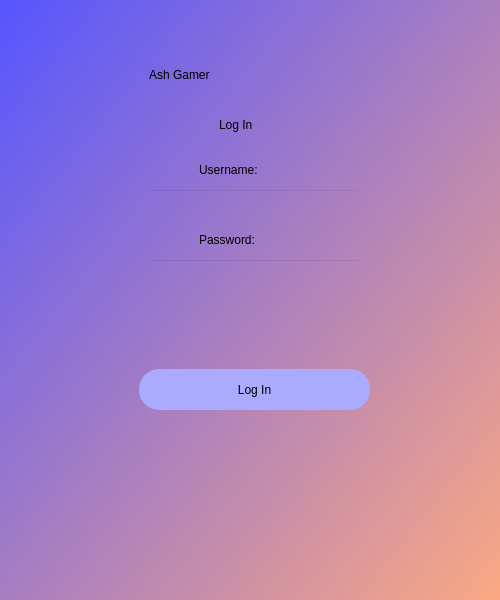
<?xml version="1.0" encoding="UTF-8"?>
<ui version="4.0">
 <class>Dialog</class>
 <widget class="QDialog" name="Dialog">
  <property name="geometry">
   <rect>
    <x>0</x>
    <y>0</y>
    <width>500</width>
    <height>600</height>
   </rect>
  </property>
  <property name="windowTitle">
   <string>Dialog</string>
  </property>
  <widget class="QWidget" name="widget" native="true">
   <property name="geometry">
    <rect>
     <x>-1</x>
     <y>-1</y>
     <width>501</width>
     <height>631</height>
    </rect>
   </property>
   <property name="styleSheet">
    <string notr="true">QWidget#widget{

background-color:qlineargradient(spread:pad, x1:0, y1:0, x2:1, y2:1, stop:0 rgba(85, 85, 255, 255), stop:1 rgba(255, 170, 127, 255))}</string>
   </property>
   <widget class="QLabel" name="label">
    <property name="geometry">
     <rect>
      <x>150</x>
      <y>40</y>
      <width>271</width>
      <height>71</height>
     </rect>
    </property>
    <property name="styleSheet">
     <string notr="true">

font: 36pt &quot;Franklin Gothic Demi Cond&quot;;</string>
    </property>
    <property name="text">
     <string>Ash Gamer</string>
    </property>
   </widget>
   <widget class="QLabel" name="label_2">
    <property name="geometry">
     <rect>
      <x>220</x>
      <y>90</y>
      <width>201</width>
      <height>71</height>
     </rect>
    </property>
    <property name="styleSheet">
     <string notr="true">font: 14pt &quot;MS Shell Dlg 2&quot;;

</string>
    </property>
    <property name="text">
     <string>Log In</string>
    </property>
   </widget>
   <widget class="QPushButton" name="loginlogin">
    <property name="geometry">
     <rect>
      <x>140</x>
      <y>370</y>
      <width>231</width>
      <height>41</height>
     </rect>
    </property>
    <property name="styleSheet">
     <string notr="true">border-radius:20px;
font: 14pt &quot;Malgun Gothic&quot;;

background-color: rgb(170, 170, 255);</string>
    </property>
    <property name="text">
     <string>Log In</string>
    </property>
   </widget>
   <widget class="QLineEdit" name="userf">
    <property name="geometry">
     <rect>
      <x>150</x>
      <y>190</y>
      <width>211</width>
      <height>31</height>
     </rect>
    </property>
    <property name="styleSheet">
     <string notr="true">background-color:rgba(0,0,0,0);</string>
    </property>
   </widget>
   <widget class="QLineEdit" name="passf">
    <property name="geometry">
     <rect>
      <x>150</x>
      <y>260</y>
      <width>211</width>
      <height>31</height>
     </rect>
    </property>
    <property name="styleSheet">
     <string notr="true">background-color:rgba(0,0,0,0);</string>
    </property>
   </widget>
   <widget class="QLabel" name="label_3">
    <property name="geometry">
     <rect>
      <x>200</x>
      <y>160</y>
      <width>201</width>
      <height>21</height>
     </rect>
    </property>
    <property name="styleSheet">
     <string notr="true">font: 14pt &quot;MS Shell Dlg 2&quot;;

</string>
    </property>
    <property name="text">
     <string>Username:</string>
    </property>
   </widget>
   <widget class="QLabel" name="label_4">
    <property name="geometry">
     <rect>
      <x>200</x>
      <y>230</y>
      <width>201</width>
      <height>21</height>
     </rect>
    </property>
    <property name="styleSheet">
     <string notr="true">font: 14pt &quot;MS Shell Dlg 2&quot;;

</string>
    </property>
    <property name="text">
     <string>Password:</string>
    </property>
   </widget>
   <widget class="QLabel" name="alertlogin">
    <property name="geometry">
     <rect>
      <x>70</x>
      <y>300</y>
      <width>381</width>
      <height>61</height>
     </rect>
    </property>
    <property name="styleSheet">
     <string notr="true">font: 12pt &quot;MS Reference Sans Serif&quot;; color:red;</string>
    </property>
    <property name="text">
     <string/>
    </property>
   </widget>
  </widget>
 </widget>
 <resources/>
 <connections/>
</ui>
